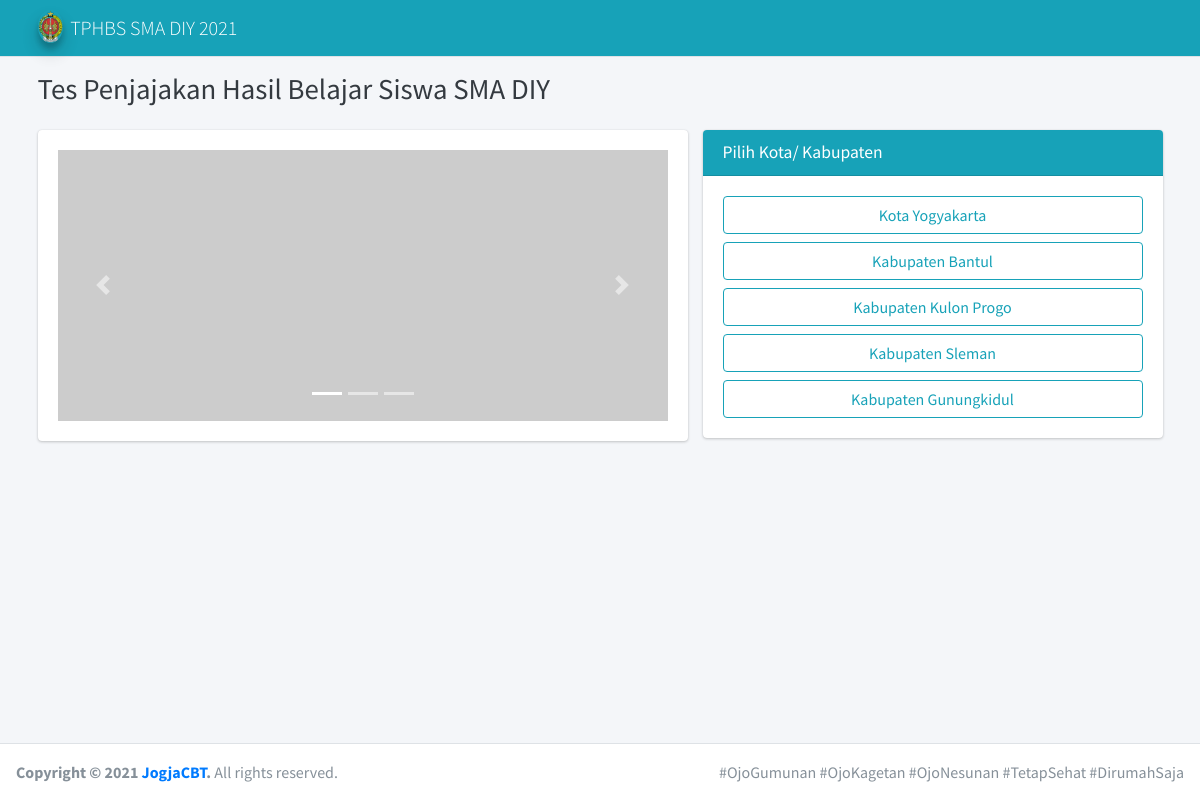
/index.php/main, run on the app's committed database.
### tables this page shows
CREATE TABLE `kabupaten` (
  `id_kabupaten` int(11) NOT NULL,
  `nama_kabupaten` varchar(50) NOT NULL
);

### application/libraries/Template.php (called while the page is built, shortened)
<?php if ( ! defined('BASEPATH')) exit('No direct script access allowed');
class Template {
		var $template_data = array();
		function set($name, $value)
		{
			$this->template_data[$name] = $value;
		}
		function load_admin($template = '', $view = '' , $view_data = array(), $return = FALSE)
		{
			$this->CI =& get_instance();
			$this->set('contents', $this->CI->load->view($view, $view_data, TRUE));
			return $this->CI->load->view($template, $this->template_data, $return);
		}
}

### application/controllers/Main.php (called while the page is built, shortened)
<?php
class Main extends CI_Controller{
    function index(){
    	$data['hasil'] = $this->M_Wilayah->kabupaten();
    	$data['title'] = "Pilih Kota/ Kabupaten";
        $this->template->load_admin('main2','pilih_kota_kab',$data);
    }
}

### index.php (called while the page is built, shortened)
<?php
require_once BASEPATH.'core/CodeIgniter.php';

### application/models/M_Wilayah.php (called while the page is built, shortened)
<?php
class M_Wilayah extends CI_Model{
	function kabupaten()
	{
		$this->db->order_by('id_kabupaten','ASC');
		return $this->db->from('kabupaten')->get()->result();
	}
}

### application/views/pilih_kota_kab.php (the view)
<div class="card card-info">
  <div class="card-header">
    <h3 class="card-title"><?php echo $title; ?></h3>
  </div>
  <div class="card-body">
  <?php
    foreach ($hasil as $value) {
  ?>
    <a href="<?php echo base_url('main/sekolah/').$value->id_kabupaten ?>" type="button" class="btn btn-outline-info btn-block"><?php echo $value->nama_kabupaten ?></a>
  <?php
    }
  ?>
   </div>
</div>

### application/views/main2.php (shortened to what this page needs)
<!DOCTYPE html>
<html lang="en">
<head>
  <link rel="stylesheet" href="<?php echo base_url(); ?>assets/plugins/fontawesome-free/css/all.min.css">
  <link rel="stylesheet" href="<?php echo base_url(); ?>assets/dist/css/adminlte.min.css">
  <link rel="stylesheet" href="<?php echo base_url(); ?>assets/plugins/select2/css/select2.min.css">
  <link rel="stylesheet" href="<?php echo base_url(); ?>assets/plugins/select2-bootstrap4-theme/select2-bootstrap4.min.css">
  <link rel="stylesheet" href="<?php echo base_url(); ?>assets/plugins/bootstrap4-duallistbox/bootstrap-duallistbox.min.css">
  <link rel="stylesheet" href="<?php echo base_url(); ?>assets/plugins/toastr/toastr.min.css">
</head>
<body class="hold-transition layout-top-nav">
<div class="wrapper">
  <nav class="main-header navbar navbar-expand-md navbar-dark navbar-cyan">
    <div class="container">
      <a href="<?php echo base_url(); ?>" class="navbar-brand">
        <img src="<?php echo base_url(); ?>assets/logo_dikpora.png" alt="AdminLTE Logo" class="brand-image img-circle elevation-3"
             style="opacity: .9">
        <span class="brand-text font-weight-light">TPHBS SMA DIY 2021</span>
      </a>
    </div>
  </nav>
  <div class="content-wrapper">
    <div class="content-header">
      <div class="container">
        <div class="row mb-2">
          <div class="col-sm-6">
            <h1 class="m-0 text-dark">Tes Penjajakan Hasil Belajar Siswa SMA DIY</h1>
          </div>
        </div>
      </div>
    </div>
    <div class="content">
      <div class="container">
        <div class="row">
          <div class="col-lg-7">
            <div class="card">
              <div class="card-body">
                <div id="carouselExampleIndicators" class="carousel slide" data-ride="carousel">
                    <ol class="carousel-indicators">
                        <li data-target="#carouselExampleIndicators" data-slide-to="0" class="active"></li>
                        <li data-target="#carouselExampleIndicators" data-slide-to="1"></li>
                        <li data-target="#carouselExampleIndicators" data-slide-to="2"></li>
                    </ol>
                    <div class="carousel-inner">
                        <div class="carousel-item active">
                        <img class="d-block w-100" src="https://placehold.it/900x400/39CCCC/ffffff&text=TPHBS+SMA+DIY+2021" alt="First slide">
                        </div>
                    </div>
                    <a class="carousel-control-prev" href="#carouselExampleIndicators" role="button" data-slide="prev">
                        <span class="carousel-control-prev-icon" aria-hidden="true"></span>
                    </a>
                    <a class="carousel-control-next" href="#carouselExampleIndicators" role="button" data-slide="next">
                        <span class="carousel-control-next-icon" aria-hidden="true"></span>
                    </a>
                </div>
              </div>
            </div>
          </div>
          <div class="col-lg-5">
            <?php
              echo $contents;
            ?>
          </div>
        </div>
      </div>
    </div>
  </div>
  <footer class="main-footer">
    <div class="float-right d-none d-sm-inline">
      #OjoGumunan #OjoKagetan #OjoNesunan #TetapSehat #DirumahSaja
    </div>
    <strong>Copyright &copy; 2021 <a href="https://tphbs.jogjacbt.web.id">JogjaCBT</a>.</strong> All rights reserved.
  </footer>
</div>
</body>
</html>

### data on the page
kabupaten: nama_kabupaten "Kota Yogyakarta"
kabupaten: nama_kabupaten "Kabupaten Bantul"
kabupaten: nama_kabupaten "Kabupaten Kulon Progo"
kabupaten: nama_kabupaten "Kabupaten Sleman"
kabupaten: nama_kabupaten "Kabupaten Gunungkidul"

### other printed values
$title "Pilih Kota/ Kabupaten"
